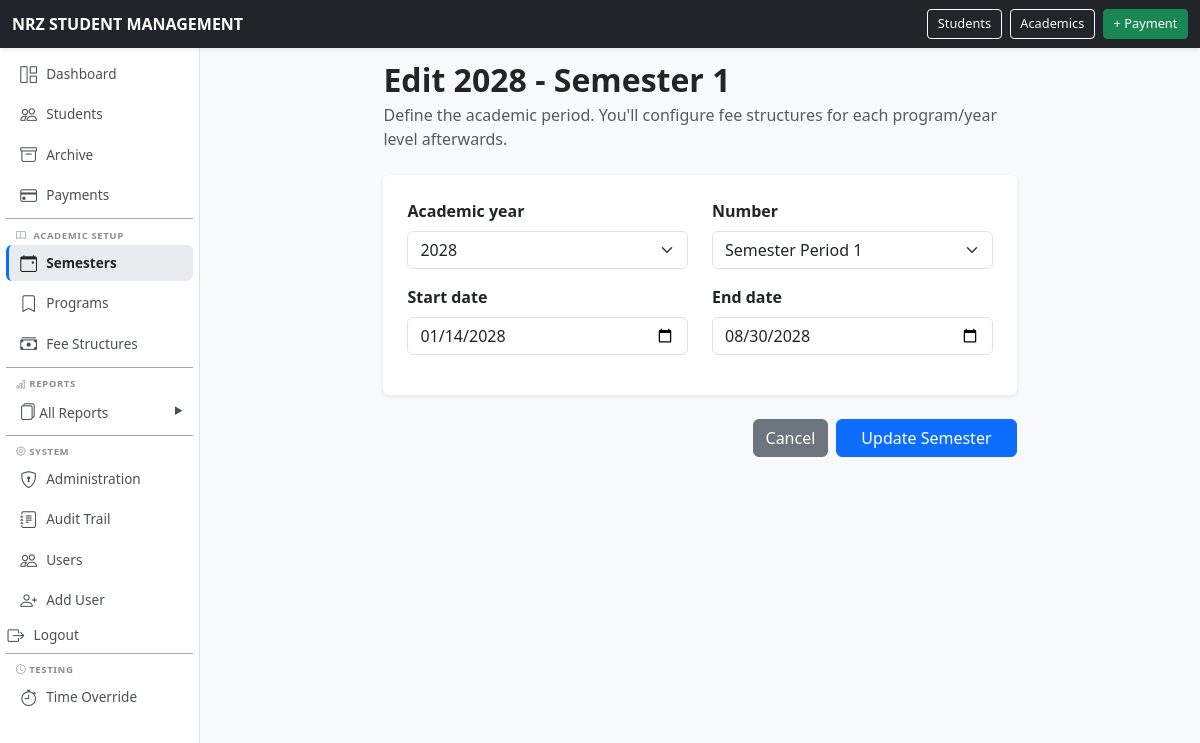
Screenshot of /semesters/5/edit/ (signed in) with the database file from the repository.
### school/models.py (models this page shows, shortened)
class Semester(models.Model):
    PERIOD_CHOICES = [
        (1, "Semester Period 1"),
        (2, "Semester Period 2"),
    ]
    academic_year = models.ForeignKey(
        AcademicYear,
        on_delete=models.PROTECT,
        related_name="semesters",
    )
    number = models.PositiveSmallIntegerField(
        choices=PERIOD_CHOICES,
    )
    start_date = models.DateField()
    end_date = models.DateField()
    class Meta:
        ordering = ["-academic_year__name", "number"]
        constraints = [
            models.UniqueConstraint(
                fields=["academic_year", "number"],
                name="unique_semester_period_per_year",
            ),
        ]
    def __str__(self):
        return f"{self.academic_year.name} - Semester {self.number}"

### school/views.py (the view)
# urls.py: path("semesters/<int:pk>/edit/", views.semester_edit, name="semester_edit"),
@permission_required("school.change_semester", raise_exception=True)
def semester_edit(request, pk):
    semester = get_object_or_404(Semester, pk=pk)
    form = SemesterForm(request.POST or None, instance=semester)
    if form.is_valid():
        form.save()
        messages.success(request, "Semester updated successfully.")
        return redirect("semester_list")
    return render(
        request,
        "school/semester_form.html",
        {
            "form": form,
            "title": f"Edit {semester}",
            "submit_label": "Update Semester",
            "back_url": "semester_list",
        },
    )

### school/forms.py
class SemesterForm(BootstrapFormMixin, forms.ModelForm):
    class Meta:
        model = Semester
        fields = ["academic_year", "number", "start_date", "end_date"]
        widgets = {
            "start_date": forms.DateInput(attrs={"type": "date"}),
            "end_date": forms.DateInput(attrs={"type": "date"}),
        }

### school/context_processors.py (called while the page is built)
def time_override_enabled(request):
    return {
        'ENABLE_TIME_OVERRIDE': getattr(settings, 'ENABLE_TIME_OVERRIDE', False)
    }

### school/models.py (called while the page is built)
    def __str__(self):
        return self.name

### templates/school/semester_form.html (shortened to what this page needs)
{% extends "base.html" %}
{% block content %}
<div class="row justify-content-center">
    <div class="col-xl-8">
        <div class="mb-4">
            <h2 class="fw-bold mb-1">{{ title }}</h2>
            <p class="text-muted">
                Define the academic period. You'll configure fee
                structures for each program/year level afterwards.
            </p>
        </div>
        <form method="post">
            <div class="card border-0 shadow-sm mb-4">
                <div class="card-body p-4">
                    <div class="row">
                        {% for field in form %}
                        <div class="col-md-6 mb-3">
                            <label for="{{ field.id_for_label }}" class="form-label fw-semibold">
                                {{ field.label }}
                            </label>
                            {{ field }}
                        </div>
                        {% endfor %}
                    </div>
                </div>
            </div>
            <div class="d-flex gap-2 justify-content-end">
                <a href="{% url back_url %}" class="btn btn-secondary">Cancel</a>
                <button type="submit" class="btn btn-primary px-4">
                    {{ submit_label|default:"Save Semester" }}
                </button>
            </div>
        </form>
    </div>
</div>
{% endblock %}

### templates/base.html (style rules this page uses)
body { margin: 0; padding: 0; background-color: #f8f9fa; }

### rows the page displays
Semester: form "2028" "Semester Period 1" "01/14/2028" "08/30/2028"

### other values shown
{{ title }} "Edit 2028 - Semester 1"
{{ field.label }} "Academic year" "Number" "Start date" "End date"
{{ submit_label|default:"Save Semester" }} "Update Semester"
